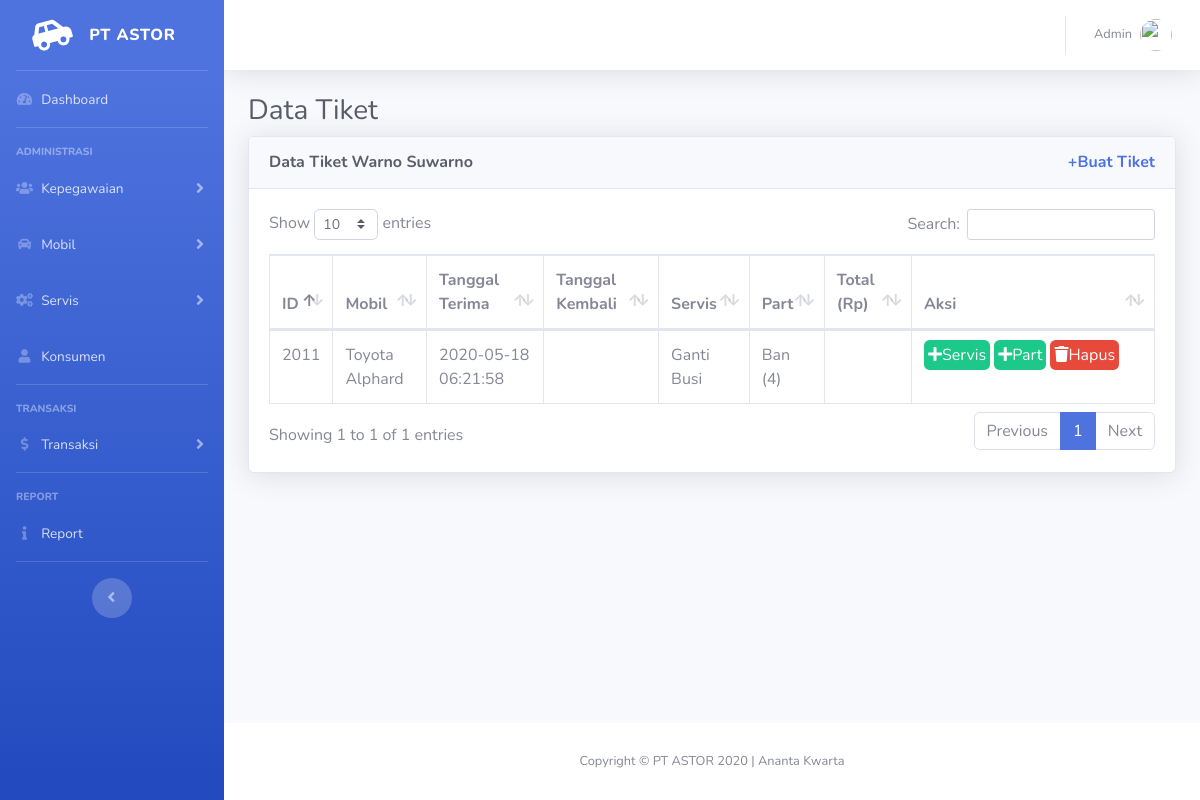
Before: /jasaServis/tampilTiket?id=1032 with the older database file.
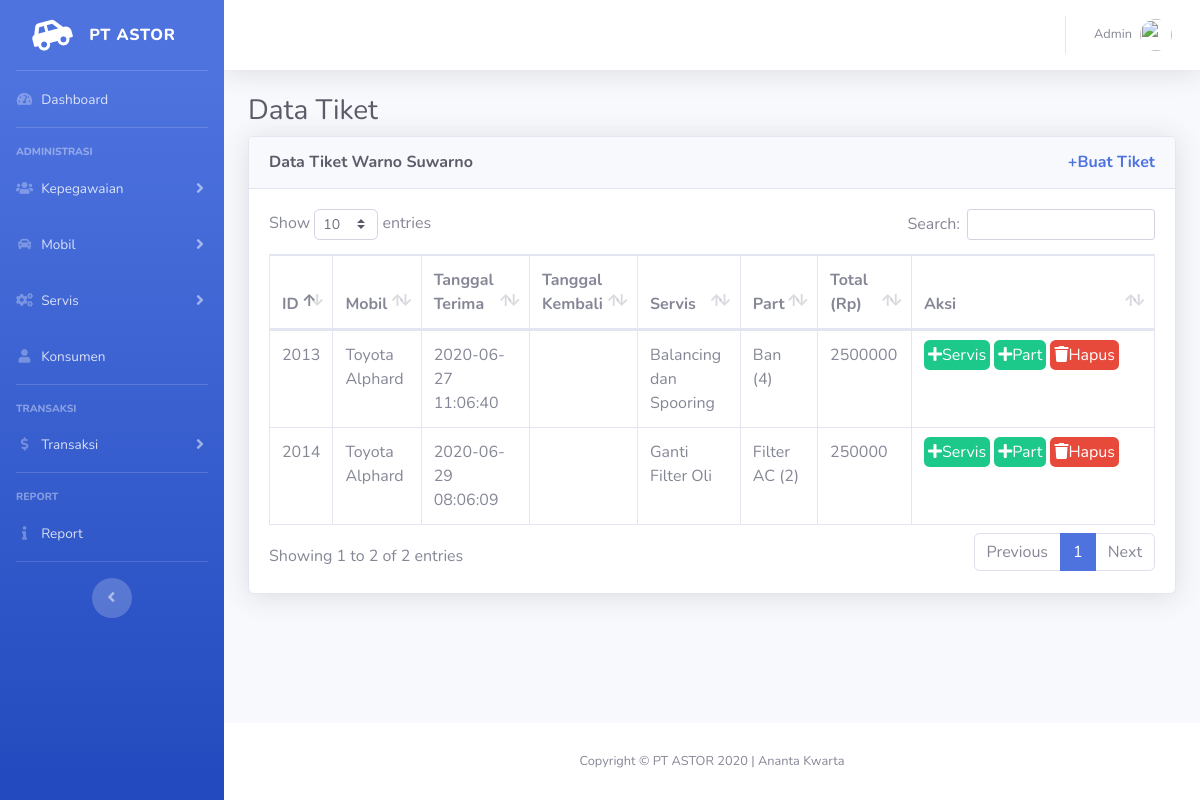
After: the same page with the newer database file.
### tables this page shows
CREATE TABLE `konsumen` (
  `idKons` int(11) NOT NULL,
  `namaKons` varchar(255) NOT NULL,
  `username` varchar(50) NOT NULL,
  `alamat` varchar(255) NOT NULL,
  `noTelp` varchar(20) NOT NULL,
  `kota` varchar(255) NOT NULL,
  `provinsi` varchar(255) NOT NULL,
  `kodePos` int(11) NOT NULL
);

CREATE TABLE `jasaservis` (
  `idJasaServis` int(11) NOT NULL,
  `idTransaksi` int(11) NOT NULL,
  `idMobil` int(11) NOT NULL,
  `idKons` int(11) NOT NULL,
  `tanggalDiterima` datetime DEFAULT NULL,
  `tanggalDikembalikan` datetime DEFAULT NULL,
  `hargaTotal` int(11) DEFAULT NULL
);

CREATE TABLE `merk` (
  `idMerk` int(11) NOT NULL,
  `namaMerk` varchar(255) NOT NULL
);

CREATE TABLE `mobil` (
  `idMobil` int(11) NOT NULL,
  `idMerk` int(11) NOT NULL,
  `model` varchar(255) NOT NULL,
  `idWarna` int(11) NOT NULL,
  `tahun` varchar(20) NOT NULL,
  `harga` int(11) NOT NULL,
  `stok` int(11) NOT NULL
);

CREATE TABLE `servis` (
  `idServis` int(11) NOT NULL,
  `namaServis` varchar(255) NOT NULL,
  `harga` int(11) NOT NULL
);

CREATE TABLE `part` (
  `idPart` int(11) NOT NULL,
  `namaPart` varchar(255) NOT NULL,
  `harga` int(11) NOT NULL
);

CREATE TABLE `partdipakai` (
  `idPartDipakai` int(11) NOT NULL,
  `idPart` int(11) NOT NULL,
  `jumlah` int(11) NOT NULL,
  `idJasaServis` int(11) NOT NULL
);

### application/controllers/JasaServis.php (called while the page is built, shortened)
<?php
class JasaServis extends CI_Controller {
	function __construct()
	{
		$this->load->database();
		$this->load->model('m_jasaservis');
		$this->load->model('m_servisteknisi');
		$this->load->model('m_partdipakai');
		$this->load->model('m_transaksi');
		$this->load->library('form_validation');
	}
	public function tampilTiket()
	{
		$data['judul'] = 'Data Tiket Servis';
		$data['get'] = $this->input->get('id', true);
		$data['jasaservis'] = $this->m_jasaservis->getByKons($data['get']);
		$data['konsumen'] = $this->db->get_where('konsumen', ['idKons' => $data['get']])->result_array();
		$this->load->view('templates/header', $data);
		$this->load->view('transaksi/servis/tampilTiket', $data);
		$this->load->view('templates/footer');
	}
}
 ?>

### index.php (called while the page is built, shortened)
<?php
require_once BASEPATH.'core/CodeIgniter.php';

### application/models/M_jasaservis.php (called while the page is built, shortened)
<?php
class M_jasaservis extends CI_Model {
	public function getByKons($id)
    {
        $this->db->select('jasaservis.idJasaServis, jasaservis.tanggalDiterima, jasaservis.hargaTotal, jasaservis.tanggalDikembalikan, servis.namaServis, part.namaPart, merk.namaMerk, mobil.model, partdipakai.jumlah');
        $this->db->from('jasaservis');
        $this->db->join('transaksi', 'transaksi.idTransaksi=jasaservis.idTransaksi', 'left');
        $this->db->join('mobil', 'mobil.idMobil = jasaservis.idMobil', 'left');
        $this->db->join('merk', 'merk.idMerk = mobil.idMerk');
        $this->db->join('servisteknisi', 'servisteknisi.idJasaServis=jasaservis.idJasaServis', 'left');
        $this->db->join('servis', 'servis.idServis=servisteknisi.idServis','left');
        $this->db->join('partdipakai', 'partdipakai.idJasaServis=jasaservis.idJasaServis', 'left');
        $this->db->join('part', 'partdipakai.idPart=part.idPart','left');
        $this->db->where('jasaservis.idKons', $id);
        $query = $this->db->get();
        return $query->result_array();
    }
}

### application/views/transaksi/servis/tampilTiket.php (the view, shortened to what this page needs)
<div class="container-fluid">
    <h1 class="h3 mb-2 text-gray-800">Data Tiket</h1>
    <div class="card shadow mb-4">
        <div class="card-header py-3">
            <h6 class="m-0 font-weight-bold text-gray-800">Data Tiket <?php foreach ($konsumen as $k) : echo $k['namaKons']; endforeach;?><a href="<?= base_url(); ?>jasaServis/tambahTiket?id=<?= $get; ?>" class="m-0 font-weight-bold text-primary float-right">+Buat Tiket</a></h6>
        </div>
        <div class="card-body">
            <div class="table-responsive">
                <table class="table table-bordered" id="dataTable" width="100%" cellspacing="0">
                    <thead>
                        <tr>
                            <th>ID</th>
                            <th>Mobil</th>
                            <th>Tanggal Terima</th>
                            <th>Tanggal Kembali</th>
                            <th>Servis</th>
                            <th>Part</th>
                            <th>Total (Rp)</th>
                            <th width="200px">Aksi</th>
                        </tr>
                    </thead>
                    <tbody>
                        <?php foreach ($jasaservis as $js) : ?>
                            <tr>
                                <td><?= $js['idJasaServis']; ?></td>
                                <td><?= $js['namaMerk']; ?> <?= $js['model']; ?></td>
                                <td><?= $js['tanggalDiterima']; ?></td>
                                <td><?= $js['tanggalDikembalikan']; ?></td>
                                <td><?= $js['namaServis']; ?></td>
                                <td><?= $js['namaPart'].' ('.$js['jumlah'].')' ?></td>
                                <td><?= $js['hargaTotal']; ?></td>
                                <td>
                                    <a class="p-1 rounded btn-success" href="<?= base_url(); ?>jasaServis/servis/<?= $js['idJasaServis']; ?>"><i class="fas fa-plus text-white"></i>Servis</a>
                                    <a class="p-1 rounded btn-success" href="<?= base_url(); ?>jasaServis/part/<?= $js['idJasaServis']; ?>"><i class="fas fa-plus text-white"></i>Part</a>
                                    <a class="p-1 rounded btn-danger" href="<?= base_url(); ?>jasaServis/hapus/<?= $js['idJasaServis']; ?>" onclick="return confirm('Apakah Anda yakin akan menghapus tiket jasa?"><i class="fas fa-trash text-white"></i>Hapus</a>
                                </td>
                            </tr>
                        <?php endforeach; ?>
                    </tbody>
                </table>
            </div>
        </div>
    </div>
</div>
</div>

### application/views/templates/header.php (shortened to what this page needs)
<!DOCTYPE html>
<html lang="en">
<head>
    <link href="https://cdnjs.cloudflare.com/ajax/libs/font-awesome/5.12.0-2/css/all.min.css" rel="stylesheet" type="text/css">
    <link href="<?= base_url(); ?>assets/css/sb-admin-2.min.css" rel="stylesheet">
    <link href="<?= base_url(); ?>assets/vendor/datatables/dataTables.bootstrap4.min.css" rel="stylesheet">
</head>
<body id="page-top">
    <div id="wrapper">
        <ul class="navbar-nav bg-gradient-primary sidebar sidebar-dark accordion" id="accordionSidebar">
            <a class="sidebar-brand d-flex align-items-center justify-content-center" href="<?= base_url(); ?>">
                <div class="sidebar-brand-icon rotate-n-15">
                    <i class="fas fa-car-side"></i>
                </div>
                <div class="sidebar-brand-text mx-3">PT Astor</div>
            </a>
            <hr class="sidebar-divider my-0">
            <li class="nav-item">
                <a class="nav-link" href="<?= base_url(); ?>">
                    <i class="fas fa-fw fa-tachometer-alt"></i>
                    <span>Dashboard</span></a>
            </li>
            <hr class="sidebar-divider">
            <div class="sidebar-heading">
                Administrasi
            </div>
            <li class="nav-item">
                <a class="nav-link collapsed" href="#" data-toggle="collapse" data-target="#collapseKepegawaian" aria-expanded="true" aria-controls="collapseTwo">
                    <i class="fas fa-fw fa-users"></i>
                    <span>Kepegawaian</span>
                </a>
            </li>
            <li class="nav-item">
                <a class="nav-link collapsed" href="#" data-toggle="collapse" data-target="#collapseMobil" aria-expanded="true" aria-controls="collapseUtilities">
                    <i class="fas fa-fw fa-car"></i>
                    <span>Mobil</span>
                </a>
            </li>
            <li class="nav-item">
                <a class="nav-link collapsed" href="#" data-toggle="collapse" data-target="#collapseServis" aria-expanded="true" aria-controls="collapseUtilities">
                    <i class="fas fa-fw fa-cogs"></i>
                    <span>Servis</span>
                </a>
            </li>
            <li class="nav-item">
                <a class="nav-link" href="<?= base_url(); ?>konsumen">
                    <i class="fas fa-fw fa-user"></i>
                    <span>Konsumen</span></a>
            </li>
            <hr class="sidebar-divider">
            <div class="sidebar-heading">
                Transaksi
            </div>
            <li class="nav-item">
                <a class="nav-link collapsed" href="#" data-toggle="collapse" data-target="#collapseTransaksi" aria-expanded="true" aria-controls="collapseUtilities">
                    <i class="fas fa-fw fa-dollar-sign"></i>
                    <span>Transaksi</span>
                </a>
            </li>
            <hr class="sidebar-divider">
            <div class="sidebar-heading">
                Report
            </div>
            <li class="nav-item">
                <a class="nav-link" href="<?= base_url(); ?>report">
                    <i class="fas fa-fw fa-info"></i>
                    <span>Report</span></a>
            </li>
            <hr class="sidebar-divider d-none d-md-block">
            <div class="text-center d-none d-md-inline">
                <button class="rounded-circle border-0" id="sidebarToggle"></button>
            </div>
        </ul>
        <div id="content-wrapper" class="d-flex flex-column">
            <div id="content">
                <nav class="navbar navbar-expand navbar-light bg-white topbar mb-4 static-top shadow">
                    <ul class="navbar-nav ml-auto">
                        <li class="nav-item dropdown no-arrow">
                            <a class="nav-link dropdown-toggle" href="#" id="userDropdown" role="button" data-toggle="dropdown" aria-haspopup="true" aria-expanded="false">
                                <span class="mr-2 d-none d-lg-inline text-gray-600 small">Admin</span>
                                <img class="img-profile rounded-circle" src="https://www.w3schools.com/howto/img_avatar.png">
                            </a>
                        </li>
                    </ul>
                </nav>

### application/views/templates/footer.php (shortened to what this page needs)
<footer class="sticky-footer bg-white">
    <div class="container my-auto">
        <div class="copyright text-center my-auto">
            <span>Copyright &copy; PT ASTOR 2020 | Ananta Kwarta</span>
        </div>
    </div>
</footer>
</div>
</div>
</body>
</html>

Changed rows visible on the page:
removed jasaservis: idJasaServis "2011", merk.namaMerk "Toyota", idMobil.model "Alphard", tanggalDiterima "2020-05-18 06:21:58", servis.namaServis "Ganti Busi", part.namaPart "Ban", partdipakai.jumlah "4"
added jasaservis: idJasaServis "2013", merk.namaMerk "Toyota", idMobil.model "Alphard", tanggalDiterima "2020-06-27 11:06:40", servis.namaServis "Balancing dan Spooring", part.namaPart "Ban", partdipakai.jumlah "4", hargaTotal "2500000"
added jasaservis: idJasaServis "2014", merk.namaMerk "Toyota", idMobil.model "Alphard", tanggalDiterima "2020-06-29 08:06:09", servis.namaServis "Ganti Filter Oli", part.namaPart "Filter AC", partdipakai.jumlah "2", hargaTotal "250000"
Other visible differences:
text written by a page script: "Show entries Search: Showing 1 to 1 of 1 entries Previous 1 Next" → "Show entries Search: Showing 1 to 2 of 2 entries Previous 1 Next"
